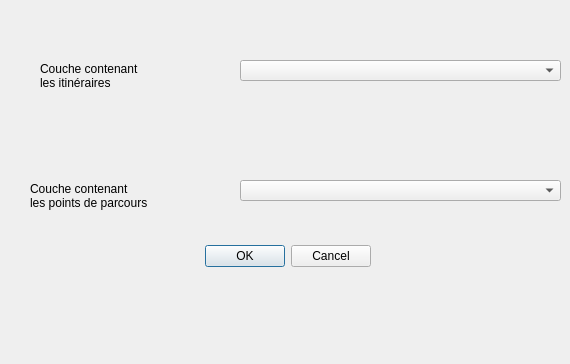
<?xml version="1.0" encoding="UTF-8"?>
<ui version="4.0">
 <class>pluginSurvolDialogBase</class>
 <widget class="QDialog" name="pluginSurvolDialogBase">
  <property name="geometry">
   <rect>
    <x>0</x>
    <y>0</y>
    <width>570</width>
    <height>364</height>
   </rect>
  </property>
  <property name="windowTitle">
   <string>AutorisationSurvol</string>
  </property>
  <widget class="QDialogButtonBox" name="button_box">
   <property name="geometry">
    <rect>
     <x>30</x>
     <y>240</y>
     <width>341</width>
     <height>32</height>
    </rect>
   </property>
   <property name="orientation">
    <enum>Qt::Horizontal</enum>
   </property>
   <property name="standardButtons">
    <set>QDialogButtonBox::Cancel|QDialogButtonBox::Ok</set>
   </property>
  </widget>
  <widget class="QComboBox" name="comboBox">
   <property name="geometry">
    <rect>
     <x>240</x>
     <y>60</y>
     <width>321</width>
     <height>21</height>
    </rect>
   </property>
  </widget>
  <widget class="QComboBox" name="comboBox_2">
   <property name="geometry">
    <rect>
     <x>240</x>
     <y>180</y>
     <width>321</width>
     <height>21</height>
    </rect>
   </property>
  </widget>
  <widget class="QLabel" name="label">
   <property name="geometry">
    <rect>
     <x>40</x>
     <y>50</y>
     <width>291</width>
     <height>51</height>
    </rect>
   </property>
   <property name="text">
    <string>Couche contenant 
les itinéraires</string>
   </property>
  </widget>
  <widget class="QLabel" name="label_2">
   <property name="geometry">
    <rect>
     <x>30</x>
     <y>170</y>
     <width>361</width>
     <height>51</height>
    </rect>
   </property>
   <property name="text">
    <string>Couche contenant 
les points de parcours</string>
   </property>
  </widget>
 </widget>
 <resources/>
 <connections>
  <connection>
   <sender>button_box</sender>
   <signal>accepted()</signal>
   <receiver>pluginSurvolDialogBase</receiver>
   <slot>accept()</slot>
   <hints>
    <hint type="sourcelabel">
     <x>20</x>
     <y>20</y>
    </hint>
    <hint type="destinationlabel">
     <x>20</x>
     <y>20</y>
    </hint>
   </hints>
  </connection>
  <connection>
   <sender>button_box</sender>
   <signal>rejected()</signal>
   <receiver>pluginSurvolDialogBase</receiver>
   <slot>reject()</slot>
   <hints>
    <hint type="sourcelabel">
     <x>20</x>
     <y>20</y>
    </hint>
    <hint type="destinationlabel">
     <x>20</x>
     <y>20</y>
    </hint>
   </hints>
  </connection>
 </connections>
</ui>
